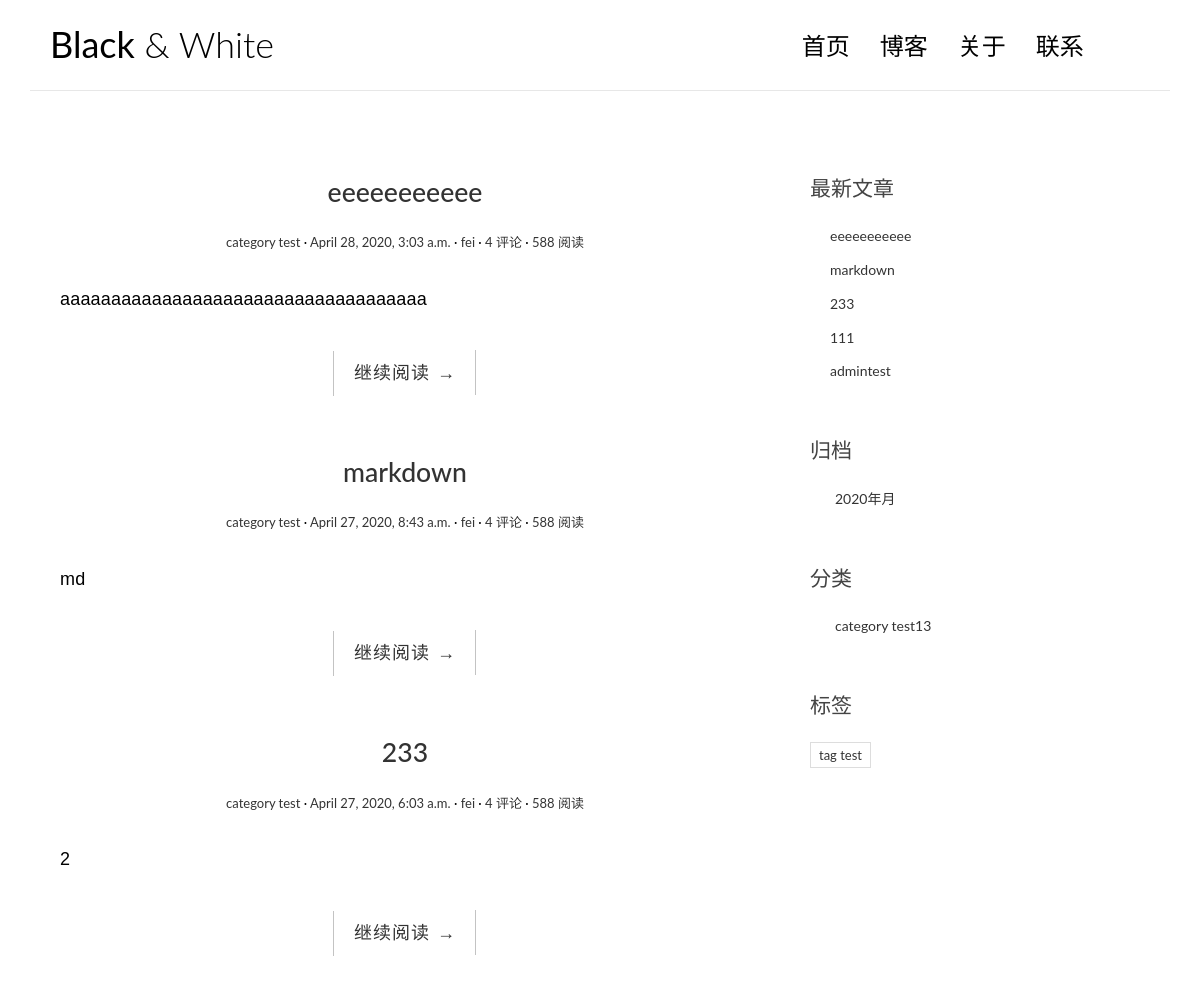
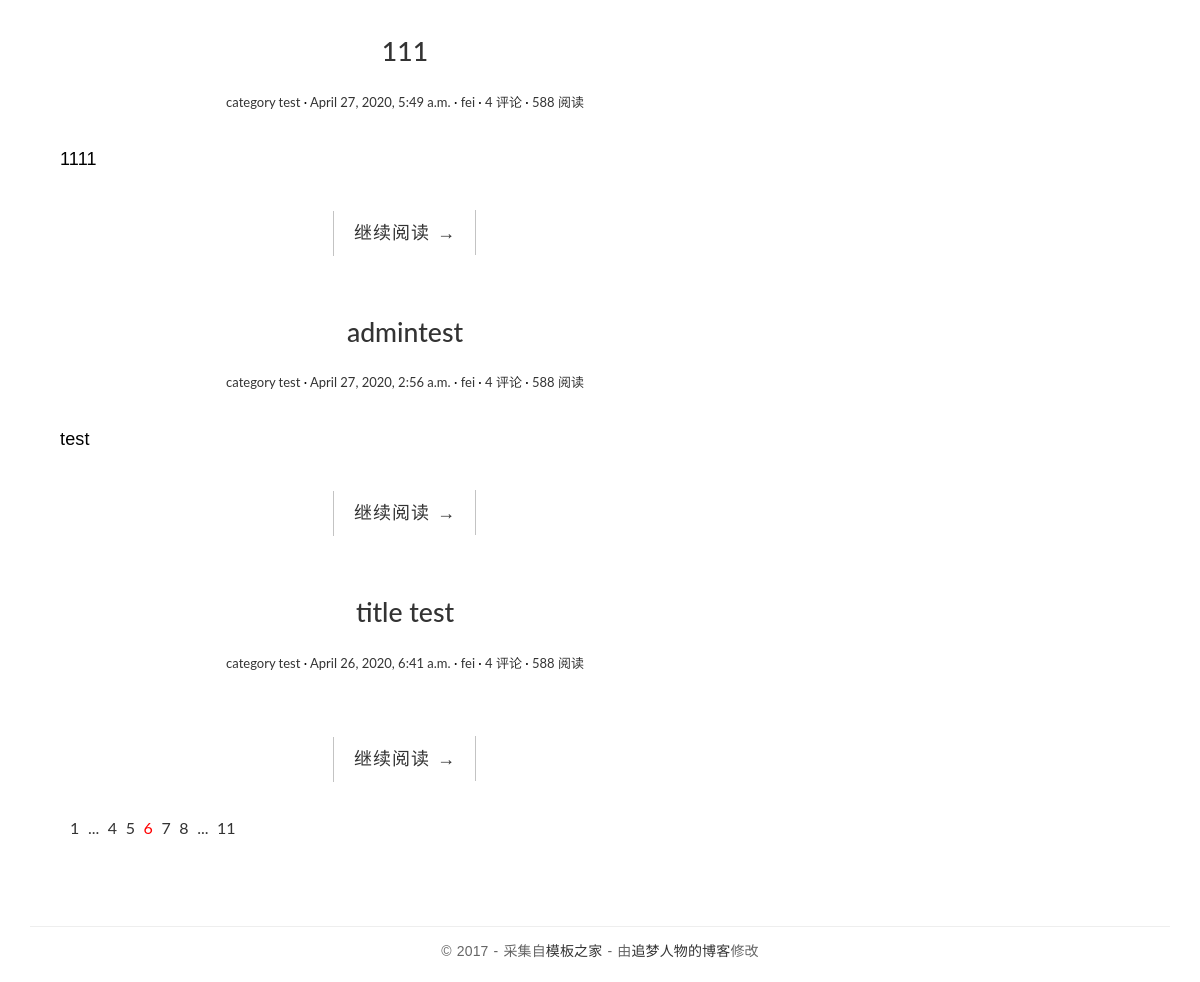
The page / on the database its author committed (2 pictures, top to bottom).
### blog/models.py (models this page shows, shortened)
class Post(models.Model):
    class Meta:
        verbose_name = '文章'
        verbose_name_plural = verbose_name
    title = models.CharField('标题', max_length=100)
    body = models.TextField('正文', max_length=100000)
    created_time = models.DateTimeField('创建时间', default=timezone.now)
    modified_time = models.DateTimeField('修改时间')
    excerpt = models.CharField('摘要', max_length=100, blank=True)
    category = models.ForeignKey(Category, verbose_name='分类', on_delete=models.CASCADE)
    tags = models.ManyToManyField(Tag, verbose_name='标签', blank=True)
    author = models.ForeignKey(User, verbose_name='作者', on_delete=models.CASCADE)
    def get_absolute_url(self):
        return reverse('blog:detail', kwargs={'pk': self.pk})

class Category(models.Model):
    name = models.CharField(max_length=100)
    class Meta:
        verbose_name = '分类'
        verbose_name_plural = verbose_name

class Tag(models.Model):
    name = models.CharField(max_length=100)
    class Meta:
        verbose_name = '标签'
        verbose_name_plural = verbose_name

### blog/views.py (the view)
# urls.py: path('', views.index, name='index'),
def index(request):
    post_list = Post.objects.all().order_by('-created_time')
    return render(request, 'blog/index.html', context={
        'post_list': post_list
    })

### blog/templatetags/blog_extra.py (called while the page is built)
@register.inclusion_tag('blog/inclusions/_recent_posts.html', takes_context=True)
def show_recent_posts(context, num=5):
    return {
        'recent_post_list': Post.objects.all().order_by('-created_time')[:num]
    }

@register.inclusion_tag('blog/inclusions/_archives.html', takes_context=True)
def show_archives(context):
    return {
        'date_list': Post.objects.dates('created_time', 'month', order='DESC')
    }

@register.inclusion_tag('blog/inclusions/_categories.html', takes_context=True)
def show_categories(context):
    return {
        'category_list': Category.objects.all()
    }

@register.inclusion_tag('blog/inclusions/_tags.html', takes_context=True)
def show_tags(context):
    return {
        'tag_list': Tag.objects.all()
    }

### templates/blog/index.html
{% extends 'base.html' %}
{% block main %}
    {% for post in post_list %}
        <article class="post post-{{ post.pk }}">
            <header class="entry-header">
                <h1 class="entry-title">
                    <a href="{{ post.get_absolute_url }}">{{ post.title }}</a>
                </h1>
                <div class="entry-meta">
                    <span class="post-category"><a href="#">{{ post.category.name }}</a></span>
                    <span class="post-date"><a href="#"><time class="entry-date"
                                                              datetime="{{ post.created_time }}">{{ post.created_time }}</time></a></span>
                    <span class="post-author"><a href="#">{{ post.author }}</a></span>
                    <span class="comments-link"><a href="#">4 评论</a></span>
                    <span class="views-count"><a href="#">588 阅读</a></span>
                </div>
            </header>
            <div class="entry-content clearfix">
                <p>{{ post.excerpt }}</p>
                <div class="read-more cl-effect-14">
                    <a href="{{ post.get_absolute_url }}" class="more-link">继续阅读 <span class="meta-nav">→</span></a>
                </div>
            </div>
        </article>
    {% empty %}
        <div class="no-post">暂时还没有文章</div>
    {% endfor %}
    <div class="pagination">
        <ul>
            <li><a href="">1</a></li>
            <li><a href="">...</a></li>
            <li><a href="">4</a></li>
            <li><a href="">5</a></li>
            <li class="current"><a href="">6</a></li>
            <li><a href="">7</a></li>
            <li><a href="">8</a></li>
            <li><a href="">...</a></li>
            <li><a href="">11</a></li>
        </ul>
    </div>
{% endblock main %}

### templates/blog/inclusions/_recent_posts.html
<div class="widget widget-recent-posts">
    <h3 class="widget-title">最新文章</h3>
    <ul>
        {% for post in recent_post_list %}
            <li>
                <a href="{{ post.get_absolute_url }}">{{ post.title }}</a>
            </li>
        {% empty %}
            暂无文章
        {% endfor %}
    </ul>
</div>

### templates/blog/inclusions/_categories.html
<div class="widget widget-category">
    <h3 class="widget-title">分类</h3>
    <ul>
        {% for category in category_list %}
            <li>
                <a href="{% url 'blog:category' category.pk %}">{{ category.name }}<span class="post-count">13</span></a>
            </li>
        {% empty %}
            暂无分类
        {% endfor %}
    </ul>
</div>

### templates/blog/inclusions/_tags.html
<div class="widget widget-tag-cloud">
    <h3 class="widget-title">标签</h3>
    <ul>
        {% for tag in tag_list %}
            <li>
                <a href="{% url 'blog:tag' tag.pk %}">{{ tag.name }}</a>
            </li>
        {% empty %}
            暂无标签
        {% endfor %}
    </ul>
</div>

### blog/static/blog/css/custom.css (style rules this page uses)
* { outline: none; }
h1, h2, h3, h4, h5, h6 { margin-top: 0; }
a { color: #333; }
body { color: #444; font-family: 'Lato', sans-serif; }
p { font-family: 'Ubuntu', sans-serif; font-weight: 400; word-spacing: 1px; letter-spacing: 0.01em; }
.post { background: #fff; padding: 30px 30px 0; }
.entry-title { text-align: center; font-size: 1.9em; margin-bottom: 20px; line-height: 1.6; padding: 10px 20px 0; }
.entry-meta { text-align: center; color: #DDDDDD; font-size: 13px; margin-bottom: 30px; }
.entry-content { font-size: 18px; line-height: 1.9; font-weight: 300; color: #000; }
.post-category::after, .post-date::after, .post-author::after, .comments-link::after { content: ' ·'; color: #000; }
.read-more { font-family: 'Ubuntu', sans-serif; font-weight: 400; word-spacing: 1px; letter-spacing: 0.01em; text-align: center; margin-top: 20px; }
.cl-effect-14 a { padding: 0 20px; height: 45px; line-height: 45px; position: relative; display: inline-block; margin: 15px 25px; letter-spacing: 1px; font-weight: 400; text-shadow: 0 0 1px rgba(255, 255, 255, 0.3); }
.cl-effect-14 a::before, .cl-effect-14 a::after { position: absolute; width: 45px; height: 1px; background: #C3C3C3; content: ''; -webkit-transition: all 0.3s; -moz-transition: all 0.3s; transition: all 0.3s; pointer-events: none; }
.cl-effect-14 a::before { top: 0; left: 0; -webkit-transform: rotate(90deg); -moz-transform: rotate(90deg); transform: rotate(90deg); -webkit-transform-origin: 0 0; -moz-transform-origin: 0 0; transform-origin: 0 0; }
.cl-effect-14 a::after { right: 0; bottom: 0; -webkit-transform: rotate(90deg); -moz-transform: rotate(90deg); transform: rotate(90deg); -webkit-transform-origin: 100% 0; -moz-transform-origin: 100% 0; transform-origin: 100% 0; }
.widget { background: #fff; padding: 30px 0 0; }
.widget-title { font-size: 1.5em; margin-bottom: 20px; line-height: 1.6; padding: 10px 0 0; font-weight: 400; }
.widget-recent-posts ul { padding: 0; margin: 0; padding-left: 20px; }
.widget-recent-posts ul li { list-style-type: none; position: relative; line-height: 170%; margin-bottom: 10px; }
.widget-recent-posts ul li::before { content: '\f3d3'; font-family: "Ionicons"; position: absolute; left: -17px; top: 3px; font-size: 16px; color: #000; }
.widget-category ul { padding: 0; margin: 0; padding-left: 25px; }
.widget-category ul li { list-style-type: none; position: relative; line-height: 170%; margin-bottom: 10px; }
.widget-category ul li::before { content: '\f3fe'; font-family: "Ionicons"; position: absolute; left: -25px; top: 1px; font-size: 18px; color: #000; }
.widget-tag-cloud ul { padding: 0; margin: 0; margin-right: -10px; }
.widget-tag-cloud ul li { list-style-type: none; font-size: 13px; display: inline-block; margin-right: 10px; margin-bottom: 10px; padding: 3px 8px; border: 1px solid #ddd; }
.pagination ul { list-style: none; }
.pagination ul li { display: inline-block; font-size: 16px; margin-right: 5px; }
.current a { color: red; }

### rows shown on the page
Post: title "eeeeeeeeeee", category.name "category test", created_time "April 28, 2020, 3:03 a.m.", author "fei", excerpt "aaaaaaaaaaaaaaaaaaaaaaaaaaaaaaaaaaaa"
Post: title "markdown", category.name "category test", created_time "April 27, 2020, 8:43 a.m.", author "fei", excerpt "md"
Post: title "233", category.name "category test", created_time "April 27, 2020, 6:03 a.m.", author "fei", excerpt "2"
Post: title "111", category.name "category test", created_time "April 27, 2020, 5:49 a.m.", author "fei", excerpt "1111"
Post: title "admintest", category.name "category test", created_time "April 27, 2020, 2:56 a.m.", author "fei", excerpt "test"
Post: title "title test", category.name "category test", created_time "April 26, 2020, 6:41 a.m.", author "fei"
Category: name "category test"
Tag: name "tag test"

### other values the page prints
{{ date.year }} "2020"
